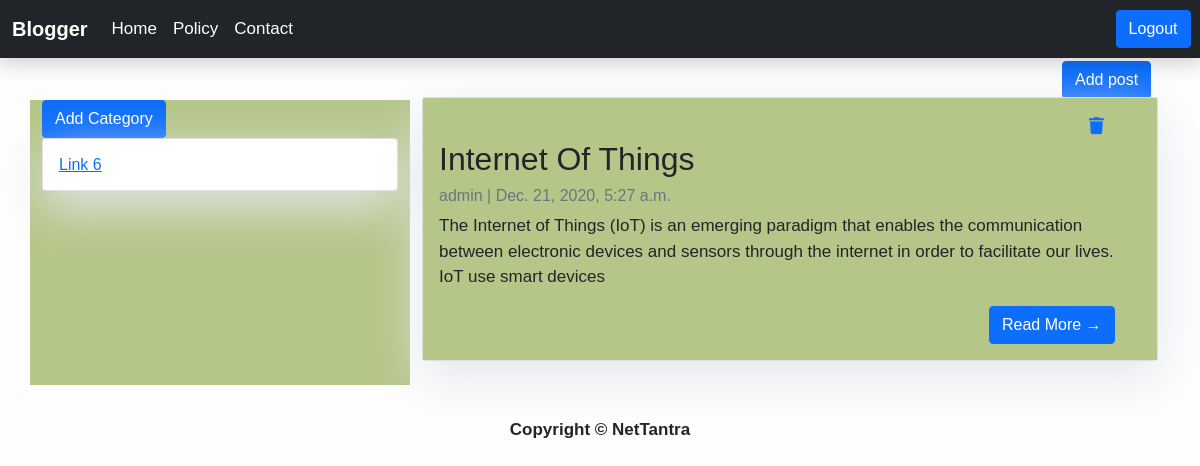
The page /category/Link 6 (signed in) on the database its author committed.
### blog/models.py (models this page shows)
class Post(models.Model):
    title = models.CharField(max_length=200, unique=True)
    slug = models.SlugField(max_length=200, unique=True,blank=True,null=True)
    author = models.ForeignKey(User, on_delete= models.CASCADE,related_name='blog_posts')
    updated_on = models.DateTimeField(auto_now= True)
    content = models.TextField()
    created_on = models.DateTimeField(auto_now_add=True)
    status = models.IntegerField(choices=STATUS, default=0)
    category = models.CharField(max_length=200,blank=True,null=True)

### blog/views.py (the view)
# urls.py: path('category/<category>',views.CategoryView,name='category'),
def CategoryView(request,category):
    post_list = Post.objects.filter(category=category)
    return render (request,'index.html',{'post_list':post_list})

### blog/templates/index.html (shortened to what this page needs)
{% extends "base.html" %}
{% block content %}
<div class="container">
    <div class="row">
            <div class="col-sm-4" style="background-color: #B5C689; margin-top: 42px;">
                <button type="button" class="btn btn-primary" data-bs-toggle="modal" data-bs-target="#exampleModal">
                    Add Category
                  </button>
                  <form>
                    {% for post in post_list %}
                    <div class="card">
                        <div class="card-body">
                            <h6 class="card-text"><a href="{% url 'category' post.category  %}" >{{post.category}}</a></h6>
                        </div>
                    </div>
                {% endfor %}
            </div>
        <div class="col-sm-8 mt-4 left">
            <a href="{%url 'blogpost' %}"><button type="submit" class="btn btn-primary" style="margin-left: 640px; margin-top: -30px;">Add post</button></a>
            {% for post in post_list %}
                <div class="card mb-4" style="margin-top: -10px;">
                    <div class="card-body" style="background-color: #B5C689;">
                        <a href="{% url 'delete' post.id  %}"><i class="fa fa-trash" aria-hidden="true" style="margin-left:650px;"></i></a>
                        <h2 class="card-title">{{ post.title }}</h2>
                        <p class="card-text text-muted h6">{{ post.author }} | {{ post.created_on}} </p>
                        <p class="card-text">{{post.content|slice:":200" }}</p>
                        <a href="{% url 'post_detail' post.slug  %}" class="btn btn-primary" style="margin-left:550px;">Read More &rarr;</a>
                    </div>
                </div>
            {% endfor %}
        </div>
    </div>
</div>
{% endblock %}

### blog/templates/base.html (style rules this page uses)
body { font-family: "Oswald", sans-serif; font-size: 17px; background-color: #fdfdfd; }
.card { box-shadow: 0 16px 48px #E3E7EB; }

### rows shown on the page
Post: category "Link 6", title "Internet Of Things", author "admin", created_on "Dec. 21, 2020, 5:27 a.m.", content "The Internet of Things (IoT) is an emerging paradigm that enables the communication between electronic devices and sensors through the internet in order to facilitate our lives. IoT use smart devices"
